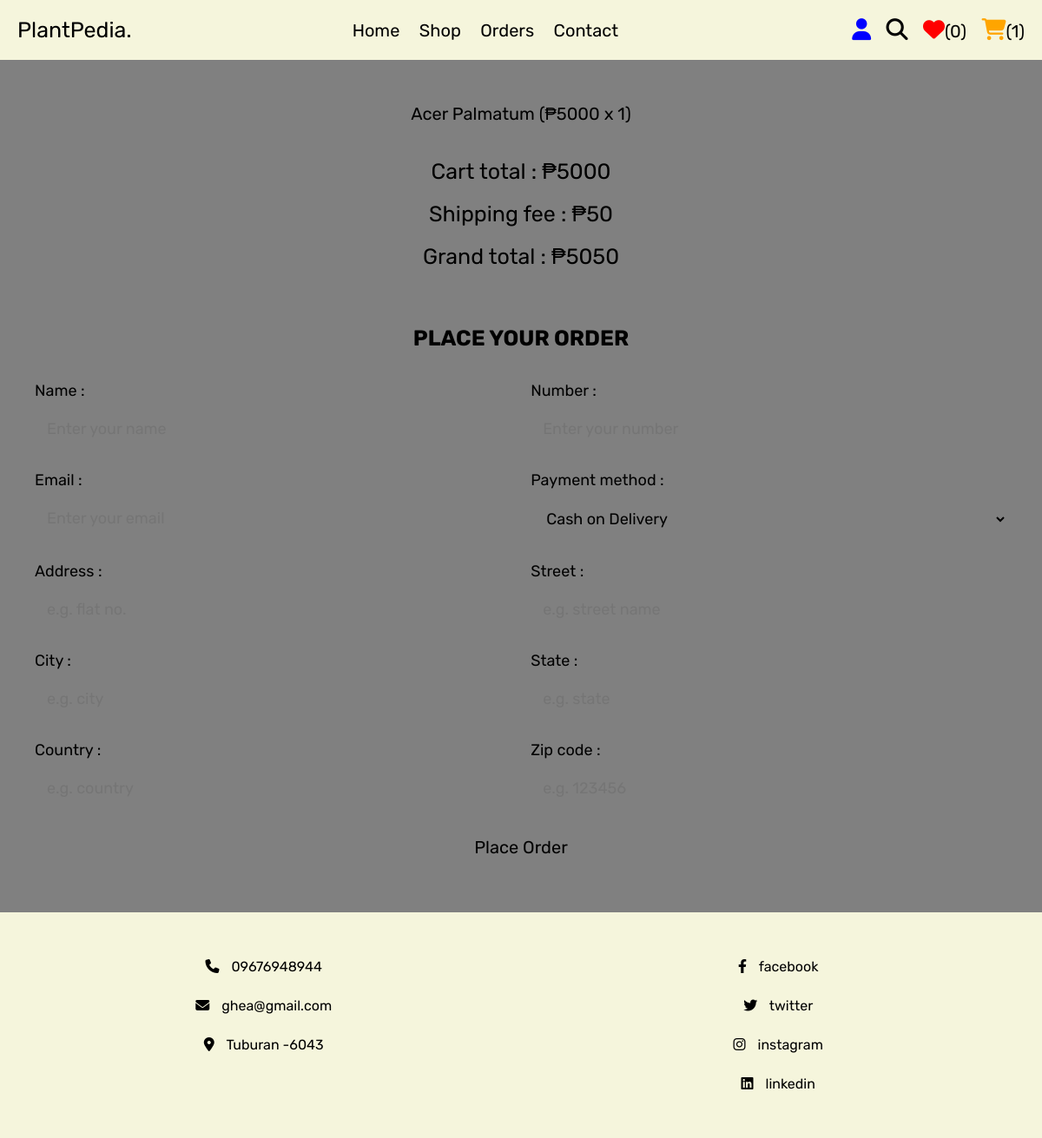
Page /checkout.php (signed in) on the committed database.
### tables this page shows
CREATE TABLE `cart` (
  `id` int(100) NOT NULL,
  `user_id` int(100) NOT NULL,
  `pid` int(100) NOT NULL,
  `name` varchar(100) NOT NULL,
  `price` int(100) NOT NULL,
  `quantity` int(100) NOT NULL,
  `image` varchar(100) NOT NULL
);

### checkout.php (the view, shortened to what this page needs)
<?php
@include 'config.php';
$user_id = $_SESSION['user_id'];
$shipping_fee = 50;
?>
<!DOCTYPE html>
<html lang="en">
<head>
   <link rel="stylesheet" href="https://cdnjs.cloudflare.com/ajax/libs/font-awesome/6.1.1/css/all.min.css">
   <link rel="stylesheet" href="css/style.css">
</head>
<body>
<?php include 'header.php'; ?>
<section class="display-orders">
   <?php
      $cart_grand_total = 0;
      $select_cart_items = $conn->prepare("SELECT * FROM `cart` WHERE user_id = ?");
      $select_cart_items->execute([$user_id]);
      if($select_cart_items->rowCount() > 0){
         while($fetch_cart_items = $select_cart_items->fetch(PDO::FETCH_ASSOC)){
            $cart_total_price = ($fetch_cart_items['price'] * $fetch_cart_items['quantity']);
            $cart_grand_total += $cart_total_price;
   ?>
   <p> <?= $fetch_cart_items['name']; ?> <span>(<?= '₱'.$fetch_cart_items['price'].' x '. $fetch_cart_items['quantity']; ?>)</span> </p>
   <?php
         }
      } else {
         echo '<p class="empty">Your cart is empty!</p>';
      }
   ?>
   <div class="grand-total">Cart total : <span>₱<?= $cart_grand_total; ?></span></div>
   <div class="grand-total">Shipping fee : <span>₱<?= $shipping_fee; ?></span></div>
   <div class="grand-total">Grand total : <span>₱<?= $cart_grand_total + $shipping_fee; ?></span></div>
</section>
<section class="checkout-orders">
   <form action="" method="POST">
      <h3>Place your order</h3>
      <div class="flex">
         <div class="inputBox">
            <span>Name :</span>
            <input type="text" name="name" placeholder="Enter your name" class="box" required>
         </div>
         <div class="inputBox">
            <span>Number :</span>
            <input type="number" name="number" placeholder="Enter your number" class="box" required>
         </div>
         <div class="inputBox">
            <span>Email :</span>
            <input type="email" name="email" placeholder="Enter your email" class="box" required>
         </div>
         <div class="inputBox">
            <span>Payment method :</span>
            <select name="method" class="box" required>
               <option value="cash on delivery">Cash on Delivery</option>
            </select>
         </div>
         <div class="inputBox">
            <span>Address :</span>
            <input type="text" name="flat" placeholder="e.g. flat no." class="box" required>
         </div>
         <div class="inputBox">
            <span>Street :</span>
            <input type="text" name="street" placeholder="e.g. street name" class="box" required>
         </div>
         <div class="inputBox">
            <span>City :</span>
            <input type="text" name="city" placeholder="e.g. city" class="box" required>
         </div>
         <div class="inputBox">
            <span>State :</span>
            <input type="text" name="state" placeholder="e.g. state" class="box" required>
         </div>
         <div class="inputBox">
            <span>Country :</span>
            <input type="text" name="country" placeholder="e.g. country" class="box" required>
         </div>
         <div class="inputBox">
            <span>Zip code :</span>
            <input type="number" min="0" name="pin_code" placeholder="e.g. 123456" class="box" required>
         </div>
      </div>
      <input type="submit" name="order" class="btn <?= ($cart_grand_total > 1) ? '' : 'disabled'; ?>" value="Place Order">
   </form>
</section>
<?php include 'footer.php'; ?>
</body>
</html>

### css/style.css (style rules this page uses)
.display-orders { text-align: center; padding-bottom: 0; }
.display-orders p { display: inline-block; padding:1rem 2rem; margin:1rem .5rem; font-size: 2rem; text-align: center; border:var(--border); background-color: var(--white); box-shadow: var(--box-shadow); border-radius: .5rem; }
.display-orders p span { color:var(--red); }
.display-orders .grand-total { margin-top: 2rem; font-size: 2.5rem; color:var(--light-color); }
.display-orders .grand-total span { color:var(--red); }
.checkout-orders form { padding:2rem; border:var(--border); background-color: var(--white); box-shadow: var(--box-shadow); border-radius: .5rem; }
.checkout-orders form h3 { border-radius: .5rem; background-color: var(--black); color:var(--white); padding:1.5rem 1rem; text-align: center; text-transform: uppercase; margin-bottom: 2rem; font-size: 2.5rem; }
.checkout-orders form .flex { display: flex; flex-wrap: wrap; gap:1.5rem; justify-content: space-between; }
.checkout-orders form .flex .inputBox { width: 49%; }
.checkout-orders form .flex .inputBox .box { width: 100%; border:var(--border); border-radius: .5rem; font-size: 1.8rem; color:var(--black); padding:1.2rem 1.4rem; margin:1rem 0; background-color: var(--light-bg); }
.checkout-orders form .flex .inputBox span { font-size: 1.8rem; color:var(--light-color); }

### css/components.css (style rules this page uses)
* { font-family: 'Rubik', sans-serif; margin:0; padding:0; box-sizing: border-box; outline: none; border:none; text-decoration: none; color:var(--black); }
html { font-size: 62.5%; overflow-x: hidden; scroll-behavior: smooth; scroll-padding-top: 6.5rem; }
section { padding:3rem 2rem; max-width: 1200px; margin:0 auto; }
.btn, .delete-btn, .option-btn { display: block; width: 100%; margin-top: 1rem; border-radius: .5rem; color:var(--white); font-size: 2rem; padding:1.3rem 3rem; text-transform: capitalize; cursor: pointer; text-align: center; }
.btn { background-color: var(--green); }

### checkout.php (style rules this page uses)
body { background-color: gray; background-size: cover; background-position: center; }

### rows in the picture
cart: name "Acer Palmatum", price "5000", quantity "1"

### other values in the picture
$count_wishlist_items->rowCount() "0"
$count_cart_items->rowCount() "1"
$cart_grand_total "5000"
$shipping_fee "50"
$cart_grand_total + $shipping_fee "5050"
